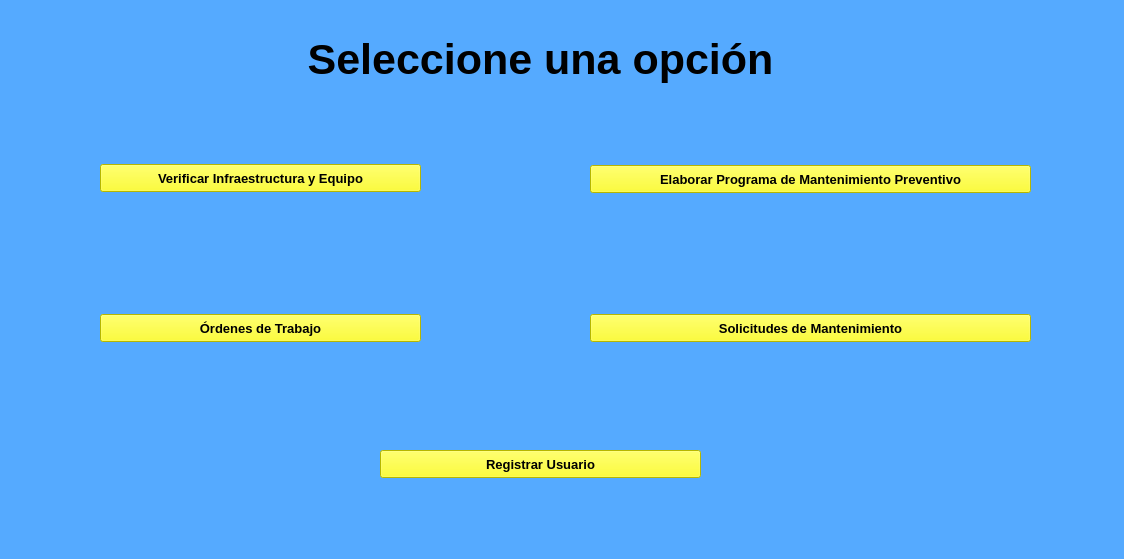
<?xml version="1.0" encoding="UTF-8"?>
<ui version="4.0">
 <class>ServiciosAdmin</class>
 <widget class="QMainWindow" name="ServiciosAdmin">
  <property name="geometry">
   <rect>
    <x>0</x>
    <y>0</y>
    <width>1124</width>
    <height>559</height>
   </rect>
  </property>
  <property name="windowTitle">
   <string>MainWindow</string>
  </property>
  <property name="styleSheet">
   <string notr="true">QWidget{
	background-color: rgb(85, 170, 255);
}
QPushButton{
	background-color: rgb(255, 255, 0);
}</string>
  </property>
  <widget class="QWidget" name="centralwidget">
   <widget class="QPushButton" name="pushButton">
    <property name="geometry">
     <rect>
      <x>100</x>
      <y>164</y>
      <width>321</width>
      <height>28</height>
     </rect>
    </property>
    <property name="font">
     <font>
      <pointsize>10</pointsize>
      <weight>75</weight>
      <bold>true</bold>
     </font>
    </property>
    <property name="text">
     <string>Verificar Infraestructura y Equipo</string>
    </property>
   </widget>
   <widget class="QPushButton" name="pushButton_2">
    <property name="geometry">
     <rect>
      <x>590</x>
      <y>165</y>
      <width>441</width>
      <height>28</height>
     </rect>
    </property>
    <property name="font">
     <font>
      <pointsize>10</pointsize>
      <weight>75</weight>
      <bold>true</bold>
     </font>
    </property>
    <property name="text">
     <string>Elaborar Programa de Mantenimiento Preventivo</string>
    </property>
   </widget>
   <widget class="QPushButton" name="pushButton_3">
    <property name="geometry">
     <rect>
      <x>100</x>
      <y>314</y>
      <width>321</width>
      <height>28</height>
     </rect>
    </property>
    <property name="font">
     <font>
      <pointsize>10</pointsize>
      <weight>75</weight>
      <bold>true</bold>
     </font>
    </property>
    <property name="text">
     <string>Órdenes de Trabajo</string>
    </property>
   </widget>
   <widget class="QPushButton" name="pushButton_4">
    <property name="geometry">
     <rect>
      <x>590</x>
      <y>314</y>
      <width>441</width>
      <height>28</height>
     </rect>
    </property>
    <property name="font">
     <font>
      <pointsize>10</pointsize>
      <weight>75</weight>
      <bold>true</bold>
     </font>
    </property>
    <property name="text">
     <string>Solicitudes de Mantenimiento</string>
    </property>
   </widget>
   <widget class="QPushButton" name="pushButton_5">
    <property name="geometry">
     <rect>
      <x>380</x>
      <y>450</y>
      <width>321</width>
      <height>28</height>
     </rect>
    </property>
    <property name="font">
     <font>
      <pointsize>10</pointsize>
      <weight>75</weight>
      <bold>true</bold>
     </font>
    </property>
    <property name="styleSheet">
     <string notr="true">QPushButton{
	rgb(170, 0, 0)
}</string>
    </property>
    <property name="text">
     <string>Registrar Usuario</string>
    </property>
   </widget>
   <widget class="QLabel" name="label_4">
    <property name="geometry">
     <rect>
      <x>240</x>
      <y>40</y>
      <width>601</width>
      <height>61</height>
     </rect>
    </property>
    <property name="font">
     <font>
      <pointsize>48</pointsize>
     </font>
    </property>
    <property name="whatsThis">
     <string>&lt;html&gt;&lt;head/&gt;&lt;body&gt;&lt;p align=&quot;center&quot;&gt;&lt;br/&gt;&lt;/p&gt;&lt;/body&gt;&lt;/html&gt;</string>
    </property>
    <property name="styleSheet">
     <string notr="true"/>
    </property>
    <property name="text">
     <string>&lt;!DOCTYPE HTML PUBLIC &quot;-//W3C//DTD HTML 4.0//EN&quot; &quot;http://www.w3.org/TR/REC-html40/strict.dtd&quot;&gt;
&lt;html&gt;&lt;head&gt;&lt;meta name=&quot;qrichtext&quot; content=&quot;1&quot; /&gt;&lt;style type=&quot;text/css&quot;&gt;
p, li { white-space: pre-wrap; }
&lt;/style&gt;&lt;/head&gt;&lt;body style=&quot; font-family:'MS Shell Dlg 2'; font-size:48pt; font-weight:400; font-style:normal;&quot;&gt;
&lt;p align=&quot;center&quot; style=&quot; margin-top:12px; margin-bottom:12px; margin-left:0px; margin-right:0px; -qt-block-indent:0; text-indent:0px;&quot;&gt;&lt;span style=&quot; font-weight:600; color:#000000; vertical-align:super;&quot;&gt;Seleccione una opción&lt;/span&gt;&lt;/p&gt;&lt;/body&gt;&lt;/html&gt;</string>
    </property>
   </widget>
  </widget>
 </widget>
 <resources/>
 <connections/>
</ui>
